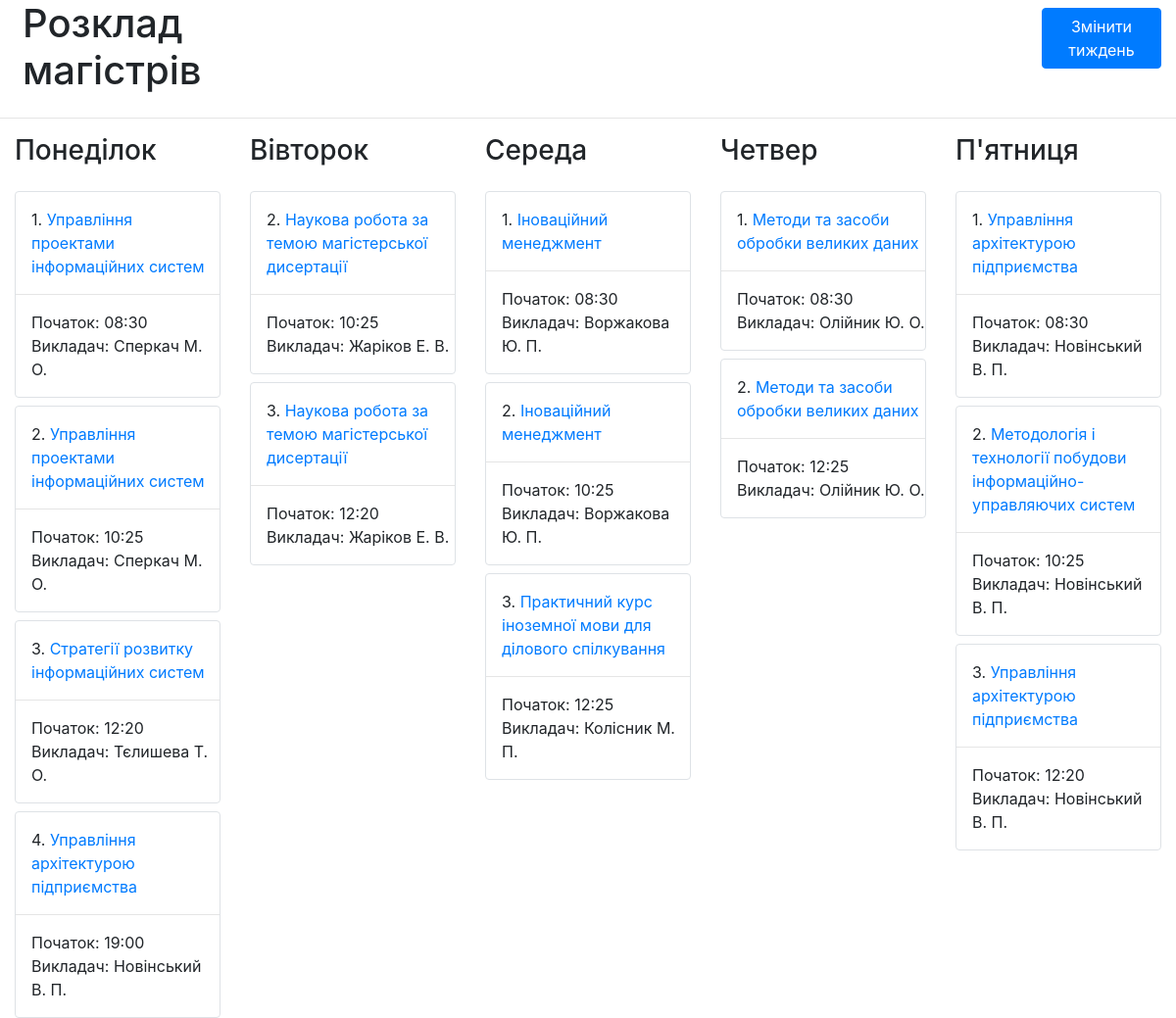
The page / on the database its author committed.
### flaskschedule/models.py (models this page shows)
class Lesson(db.Model):
    id = db.Column(db.Integer, primary_key=True)
    week = db.Column(db.Integer, nullable=False)
    day = db.Column(db.String, nullable=False)
    time = db.Column(db.Time, nullable=False)
    number = db.Column(db.Integer, nullable=False)
    data_id = db.Column(db.Integer, db.ForeignKey('data.id'), nullable=False)

class Data(db.Model):
    id = db.Column(db.Integer, primary_key=True)
    lessons = db.relationship('Lesson', backref='data', lazy=True)
    name = db.Column(db.String(120), nullable=False)
    link = db.Column(db.String(150))
    classroom = db.Column(db.String(40))
    teacher = db.Column(db.String(150), nullable=False)

### flaskschedule/routes.py (the view)
@app.route('/')
def week_selector():
    return week(current_week())

### flaskschedule/routes.py (called while the page is built)
def current_week():
    return (datetime.datetime.now()).isocalendar()[1] % 2 + 1

def week(week_number):
    return render_template('schedule.html',
                           days=db.session
                           .query(Lesson.day)
                           .distinct()
                           .filter_by(week=week_number),
                           lessons=db.session.query(Lesson)
                           .filter_by(week=week_number)
                           .join(Data, Data.id == Lesson.data_id))

### flaskschedule/templates/schedule.html
{% extends "index.html" %}
{% block dayContent %}
    {% for day in days %}
        <div class="col">
            <h3 class="mb-4">{{ day.day }}</h3>
            {% for lesson in lessons %}
                {% if lesson.day == day.day %}
                    <div class="border rounded mt-2">
                        <p class="mt-3 ml-3">{{ lesson.number }}.
                            <a href="{{ lesson.data.link }}" target="_blank">{{ lesson.data.name }}</a></p>
                        <hr>
                        <p class="mt-0 ml-3">Початок: {{ lesson.time.strftime('%H:%M') }}<br>
                            Викладач: {{ lesson.data.teacher }}</p>
                    </div>
                {% endif %}
            {% endfor %}
        </div>
    {% endfor %}
{% endblock %}

### flaskschedule/templates/index.html (shortened to what this page needs)
{% extends "layout.html" %}
{% block bodyContent %}
    <div class="container-fluid">
        <div class="row">
            <div class="col-3">
                <h1 class="ml-2">Розклад магістрів</h1>
            </div>
            <div class="col-7">
            </div>
            <div class="col">
                <button class="btn btn-primary ml-5 mt-2">Змінити тиждень</button>
            </div>
        </div>
    </div>
    <hr>
    <div class="container-fluid">
        <div class="row">
            {% block dayContent %}
            {% endblock %}
        </div>
    </div>
{% endblock %}

### flaskschedule/templates/layout.html (shortened to what this page needs)
<!DOCTYPE html>
<html lang="uk">
<head>
    <link rel="stylesheet" href="https://stackpath.bootstrapcdn.com/bootstrap/4.5.2/css/bootstrap.min.css"
>
</head>
<body>
{% block bodyContent %}
{% endblock %}
</body>
</html>

### rows shown on the page
Lesson: number "1", data.name "Управління проектами інформаційних систем", time "08:30", data.teacher "Сперкач М. О."
Lesson: number "2", data.name "Управління проектами інформаційних систем", time "10:25", data.teacher "Сперкач М. О."
Lesson: number "3", data.name "Стратегії розвитку інформаційних систем", time "12:20", data.teacher "Тєлишева Т. О."
Lesson: number "4", data.name "Управління архітектурою підприємства", time "19:00", data.teacher "Новінський В. П."
Lesson: number "2", data.name "Наукова робота за темою магістерської дисертації", time "10:25", data.teacher "Жаріков Е. В."
Lesson: number "3", data.name "Наукова робота за темою магістерської дисертації", time "12:20", data.teacher "Жаріков Е. В."
Lesson: number "1", data.name "Іноваційний менеджмент", time "08:30", data.teacher "Воржакова Ю. П."
Lesson: number "2", data.name "Іноваційний менеджмент", time "10:25", data.teacher "Воржакова Ю. П."
Lesson: number "3", data.name "Практичний курс іноземної мови для ділового спілкування", time "12:25", data.teacher "Колісник М. П."
Lesson: number "1", data.name "Методи та засоби обробки великих даних", time "08:30", data.teacher "Олійник Ю. О."
Lesson: number "2", data.name "Методи та засоби обробки великих даних", time "12:25", data.teacher "Олійник Ю. О."
Lesson: number "1", data.name "Управління архітектурою підприємства", time "08:30", data.teacher "Новінський В. П."
Lesson: number "2", data.name "Методологія і технології побудови інформаційно-управляючих систем", time "10:25", data.teacher "Новінський В. П."
Lesson: number "3", data.name "Управління архітектурою підприємства", time "12:20", data.teacher "Новінський В. П."

### other values the page prints
{{ day.day }} "Понеділок" "Вівторок" "Середа" "Четвер" "П'ятниця"
